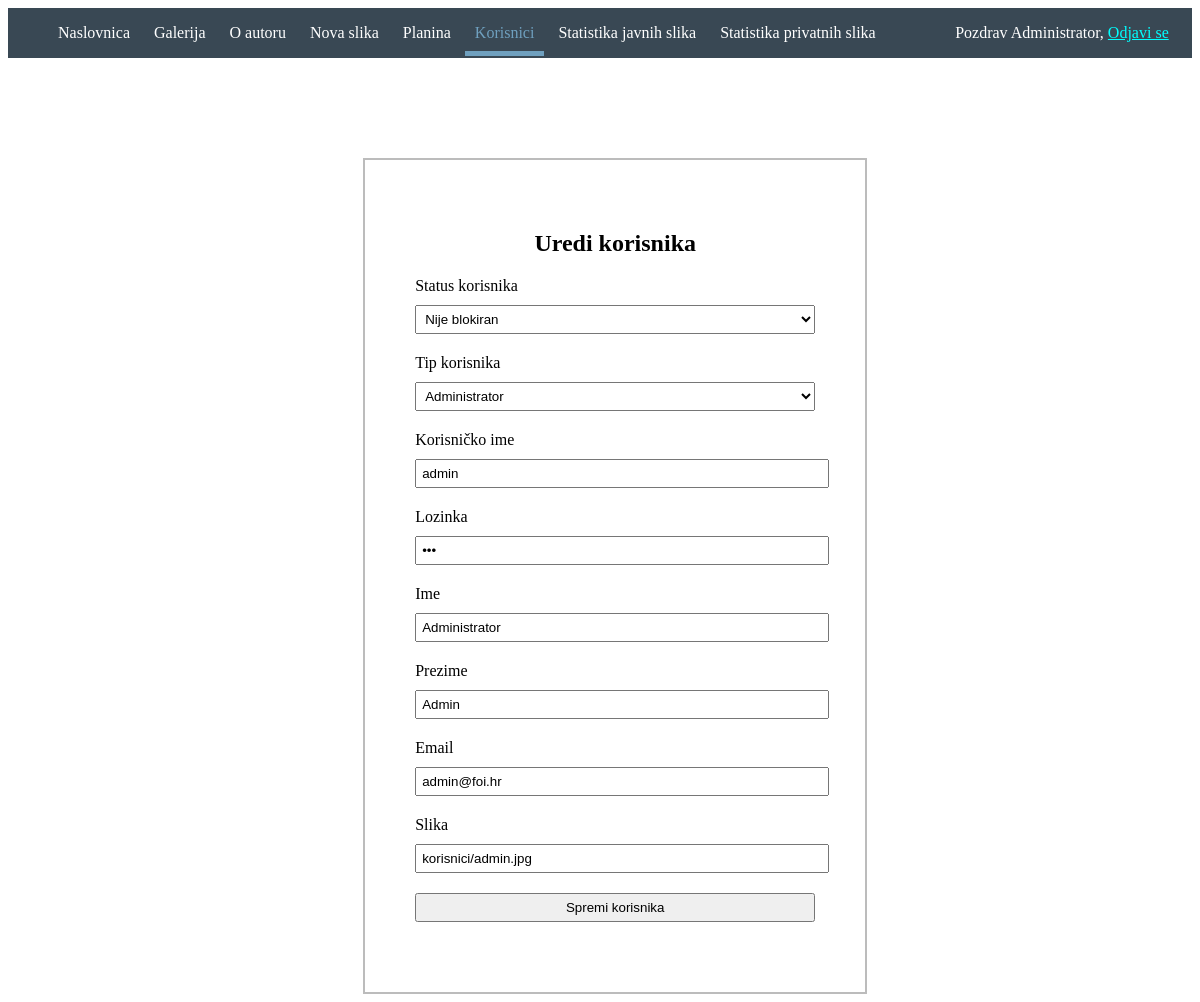
Page /uredi_korisnika.php?korisnik_id=1 (signed in) on the earlier database version.
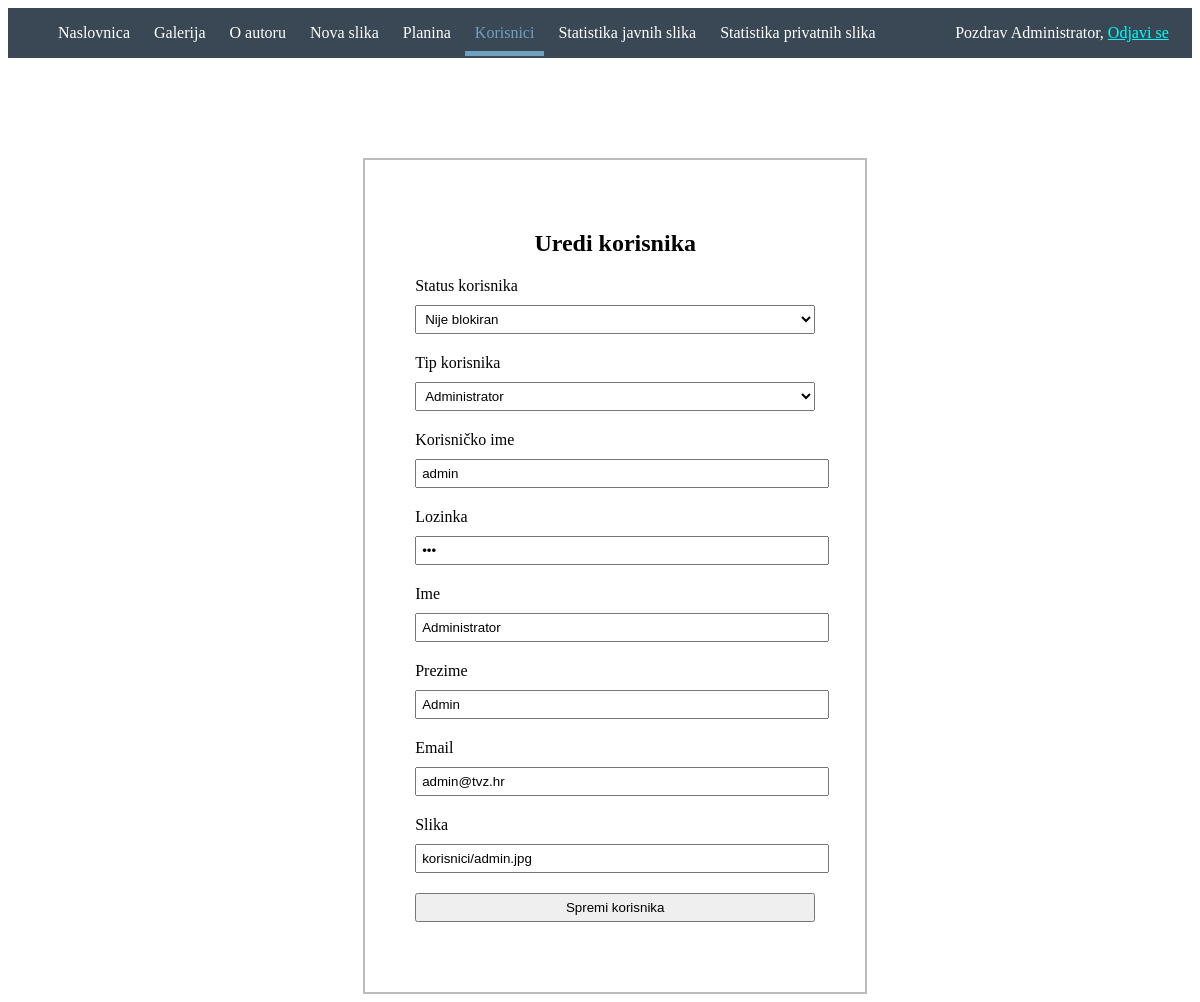
Same page on the later database version.
### tables this page shows
CREATE TABLE `korisnik` (
  `korisnik_id` int(11) NOT NULL,
  `tip_korisnika_id` int(11) NOT NULL,
  `korisnicko_ime` varchar(50) NOT NULL,
  `lozinka` varchar(50) NOT NULL,
  `ime` varchar(50) NOT NULL,
  `prezime` varchar(50) NOT NULL,
  `email` varchar(100) NOT NULL,
  `blokiran` int(1) NOT NULL,
  `slika` text
);

### funkcije/funkcije_korisnici.php (called while the page is built, shortened)
<?php
    function dohvati_korisnika_pomocu_id($korisnik_id)
    {
        $veza = spajanje_na_bazu();
        $upit = "SELECT korisnik_id,tip_korisnika_id,korisnicko_ime,ime,prezime,email,slika,blokiran,lozinka FROM korisnik WHERE korisnik_id=$korisnik_id";
        $korisnik = izvrsi_upit($veza,$upit);
        return $korisnik;
    }
?>

### baza.php (called while the page is built, shortened)
<?php
    function izvrsi_upit($veza,$upit,$insert_or_update = false)
    {
        $rezultat=mysqli_query($veza,$upit);
        if($insert_or_update)
        {
            return $rezultat;
        }
        else
        {
            $rows = array();
            if(!empty($rezultat))
            {
                while ($row = mysqli_fetch_assoc($rezultat))
                {
                    $rows[] = $row;
                }
            }
            return $rows;
        }
    }
?>

### uredi_korisnika.php (the view, shortened to what this page needs)
<?php
    include "baza.php";
    include "funkcije/funkcije_korisnici.php";
    if(!empty($_GET["korisnik_id"]))
    {
        $korisnik = dohvati_korisnika_pomocu_id($_GET["korisnik_id"]);
    }
    $trenutna_stranica = "korisnici";
    include "includes/header.php";
    include "includes/navigacija.php";
?>
    <section class="slika">
        <form action="uredi_korisnika.php?korisnik_id=<?php echo $_GET["korisnik_id"]; ?>" method="POST" class="nova-slika-forma">
            <h1>Uredi korisnika</h1>
            <label for="blokiran">Status korisnika</label>
            <select name="blokiran">
                <?php
                if(isset($_SESSION["aktivni_korisnik_tip"]) and $_SESSION["aktivni_korisnik_tip"] == 0)
                {
                    echo '<option value="0" $selected>Nije blokiran</option>';
                }
                ?>
            </select>
            <?php
            if(isset($_SESSION["aktivni_korisnik_tip"]) and $_SESSION["aktivni_korisnik_tip"] == 0)
            {
                $tip_korisnika = array(
                    0 => "Administrator",
                    1 => "Moderator",
                    2 => "Korisnik",
                );
                echo "<label for='tip_korisnika_id'>Tip korisnika</label>";
                echo "<select name='tip_korisnika_id'>";
                    foreach($tip_korisnika as $tip =>$label)
                    {
                        $selected ='';
                        if($tip == intval($korisnik[0]["tip_korisnika_id"]) )
                        {
                            $selected = " selected";
                        }
                        echo "<option value='$tip' $selected>{$label}</option>";
                    }
                echo "</select>";
                echo "<br>";
                echo "<label for='korisnicko_ime'>Korisničko ime</label>";
                echo "<input type='text' name='korisnicko_ime' value='{$korisnik[0]['korisnicko_ime']}'/>";
                echo "<label for='lozinka'>Lozinka</label>";
                echo "<input type='password' name='lozinka' value='{$korisnik[0]['lozinka']}'/>";
                echo "<label for='ime'>Ime</label>";
                echo "<input type='text' name='ime' value='{$korisnik[0]['ime']}'/>";
                echo "<label for='prezime'>Prezime</label>";
                echo "<input type='text' name='prezime' value='{$korisnik[0]['prezime']}'/>";
                echo "<label for='email'>Email</label>";
                echo "<input type='text' name='email' value='{$korisnik[0]['email']}'/>";
                echo "<label for='slika'>Slika</label>";
                echo "<input type='text' name='slika' value='{$korisnik[0]['slika']}'/>";
            }
            ?>
            <input type="submit" value="Spremi korisnika"/>
        </form>
    </section>
<?php
    include "includes/footer.php";
?>

### includes/header.php (shortened to what this page needs)
<!DOCTYPE html>
<html>
    <head>
        <link rel="stylesheet" href="css/main.css">
        <link rel="stylesheet" href="https://cdnjs.cloudflare.com/ajax/libs/font-awesome/4.7.0/css/font-awesome.min.css">
    </head>
    <body>

### includes/navigacija.php
<nav>
    <div class="nav-lijevi">
        <ul>
            <li>
                <a href="index.php"
                <?php
                    if($trenutna_stranica == "naslovnica")
                    {
                        echo 'class="active"';
                    }
                ?>
                >Naslovnica</a>
            </li>
            <li>
                <a href="galerija.php"
                <?php
                    if($trenutna_stranica == "galerija")
                    {
                        echo 'class="active"';
                    }
                ?>
                >Galerija</a>
            </li>
            <li>
                <a href="o_autoru.html">O autoru</a>
            </li>
        <?php
            if(isset($_SESSION["aktivni_korisnik_tip"]) and $_SESSION["aktivni_korisnik_blokiran"] !=1 )
            {
        ?>
            <li>
                <a href="nova_slika.php"
                <?php
                    if($trenutna_stranica == "nova_slika")
                    {
                        echo 'class="active"';
                    }
                ?>
                >Nova slika</a>
            </li>
        <?php
            }
        ?>
<?php
            if(isset($_SESSION["aktivni_korisnik_tip"]) and ($_SESSION["aktivni_korisnik_tip"]) <=1)
            {
        ?>
            <li>
                <a href="planine.php"
                <?php
                    if($trenutna_stranica == "planine")
                    {
                        echo 'class="active"';
                    }
                ?>
                >Planina</a>
            </li>
            <li>
                <a href="korisnici.php"
                <?php
                    if($trenutna_stranica == "korisnici")
                    {
                        echo 'class="active"';
                    }
                ?>
                >Korisnici</a>
            </li>
        <?php
            }
            if(isset($_SESSION["aktivni_korisnik_tip"]) and ($_SESSION["aktivni_korisnik_tip"]) == 0)
            {
        ?>
            <li>
                <a href="statistika.php?status=1"
                <?php
                    if($trenutna_stranica == "statistika_javnih_slika")
                    {
                        echo 'class="active"';
                    }
                ?>
                >Statistika javnih slika</a>
            </li>
            <li>
                <a href="statistika.php?status=0"
                <?php
                    if($trenutna_stranica == "statistika_privatnih_slika")
                    {
                        echo 'class="active"';
                    }
                ?>
                >Statistika privatnih slika</a>
            </li>
        <?php
            }
        ?>
        </ul>
    </div>
    <div class="nav-desni">
        <div class="login-logout">
                <?php
                    if(!empty($_SESSION["aktivni_korisnik"]))
                    {
                        echo "<p>Pozdrav {$_SESSION['aktivni_korisnik']}, <a href='login.php?odjava=true' style='color:aqua'>Odjavi se </a></p>";
                    }
                    else
                    {
                        echo "<p><a href='login.php' style='color:white'>Prijava</a></p>";
                    }
                ?>
        </div>
    </div>
</nav>

### includes/footer.php
    </body>
</html>

### css/main.css (style rules this page uses)
nav { background-color: #394854; display: flex; top:0; }
.nav-lijevi { width: 80%; }
.nav-lijevi ul li { display: inline; }
.nav-lijevi ul li a { color: white; text-decoration: none; padding:10px; }
.nav-desni { width: 20%; }
.active { border-bottom: 5px solid #6fa0bf; color: #6fa0bf !important; }
.login-logout { display: flex; color: white; }
.slika { border:2px solid #BCBCBC; text-align: center; background-color: linear-gradient(#eeeeee, #ffffff ); width: 400px; text-align:center; margin-left: 30%; padding:50px; margin-top: 100px; }
.nova-slika-forma input,select,textarea { margin-bottom: 20px; width:400px; padding: 5px; }
.nova-slika-forma label { float:left; margin-bottom: 10px; }

Differences in the rows shown:
changed korisnik "admin": email "admin@foi.hr" → "admin@tvz.hr"
